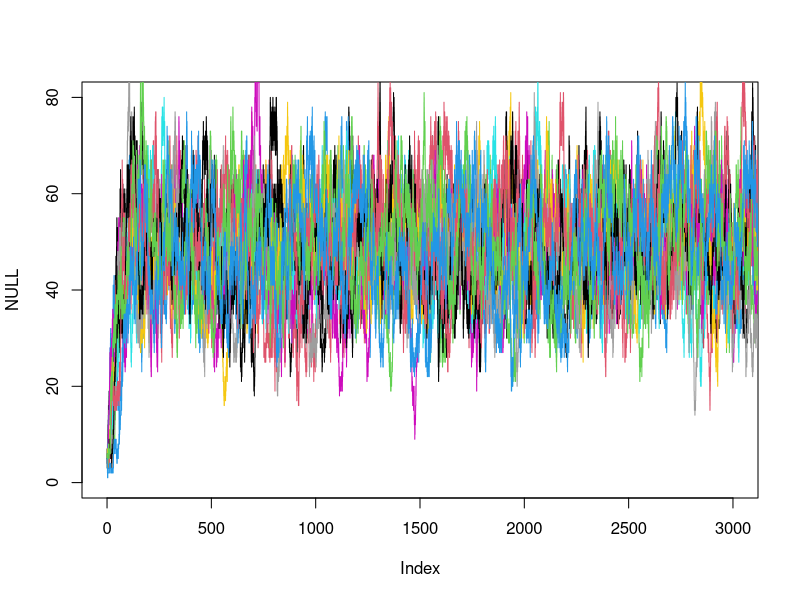

This chart was generated by the following R code:
## ---- chunk 1
events = 50000
b = .2
d = .1
K = 50
c = (b/d-1)/K
birth = function(n) b*n/(1+c*n)
death = function(n) d*n 

plot(x=NULL,y=NULL,
    ylim=c(0,80),xlim=c(0,3000))
for (simulation in 1:12) {
N = 5
time = 0
i=2
while (N[i-1]>0 && i-1 < events) {
  n = N[i-1]
  event_time = rexp(1,birth(n)+death(n))
  time[i] = time[i-1] + event_time
  prob_birth = birth(n)/(birth(n)+death(n))
  N[i] = n +  2*(runif(1) < prob_birth) - 1
  i = i + 1
}
    lines(time,N,type='s',col=simulation)
}
## ---- chunk 2
tail(time)
tail(N)
